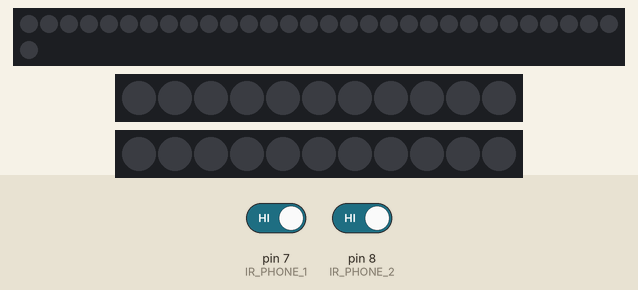
Bench run of a sketch on a simulated Arduino Uno, built with avr-gcc and run on an emulated ATmega328P. Parts: 31 RGB LEDs in strip order, left to right, continuing on the next row, 2 × 11 RGB LEDs in strip order, left to right. The inputs (shaded band) are chosen by the test bench; at power-on: pin 7 (IR_PHONE_1) HIGH, pin 8 (IR_PHONE_2) HIGH. Dim RGB values are drawn brighter than linear.

Above: at 4.2 s.
4.3 s: pin 7 (IR_PHONE_1) driven LOW
At 5.0 s:
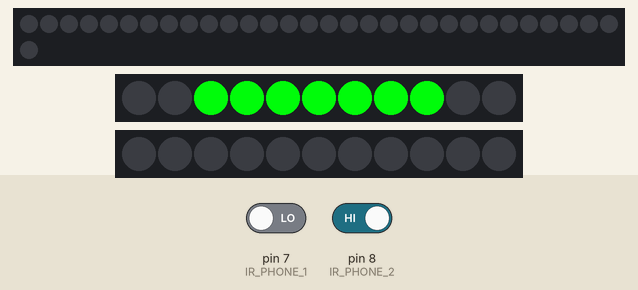
5.8 s: pin 8 (IR_PHONE_2) driven LOW
At 6.3 s:
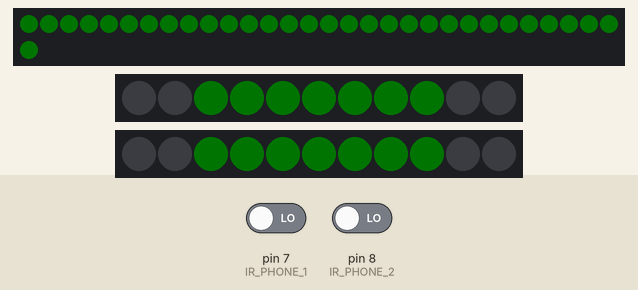
7.3 s: pin 7 (IR_PHONE_1) driven HIGH
At 8.5 s:
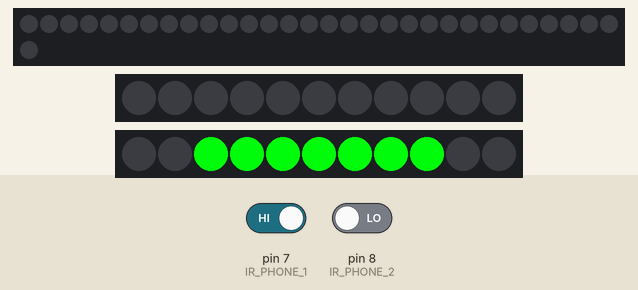
8.8 s: pin 8 (IR_PHONE_2) driven HIGH
At 9.6 s:
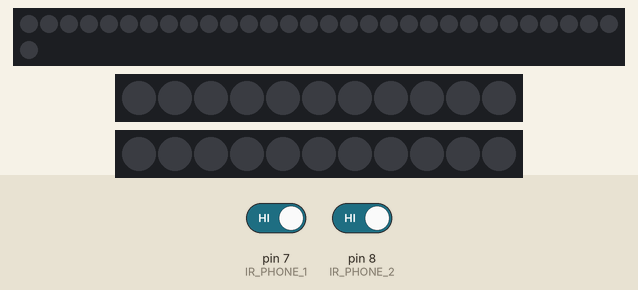
Timing chart, 0 to 11.3 s (numbered marks = the images above; inputs shaded):
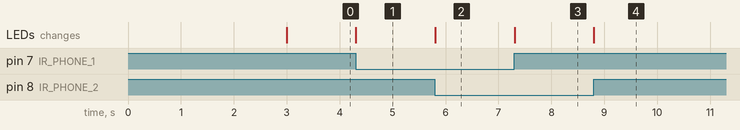

The sketch:

plant.ino
```cpp
/*---- LEDs Strip ----*/
#include <FastLED.h>
#if defined(FASTLED_VERSION) && (FASTLED_VERSION < 3001000)
#warning "Requires FastLED 3.1 or later; check github for latest code."
#endif

#define COLOR_ORDER GRB
// Define a type of LED strips
#define LED_TYPE    WS2811
// Define digital pins that LED strips are connected to:
#define DATA_PIN_PLANT    4
#define DATA_PIN_PHONE_1    5
#define DATA_PIN_PHONE_2    6
// Define arrays for each LED strip"
const int NUM_LEDS_LONG = 31;
const int NUM_LEDS_SHORT = 11;
CRGB plant_led[NUM_LEDS_LONG];
CRGB phone_1[NUM_LEDS_SHORT];
CRGB phone_2[NUM_LEDS_SHORT];
// Define variable to increment luminosity and change hue
int intensity = 50;
int hue = 100;


/*---- IR Sensors ----*/
const int IR_PHONE_1 = 7;
const int IR_PHONE_2 = 8;

/*---- Time Control ----*/
unsigned long prevMs = 0;
int delayIncreaseIntensity = 2000;
int delayChangeHue = 4000;


void graduallyIncreaseIntensity() {
  unsigned long nowMs = millis();
  if (nowMs > prevMs + delayIncreaseIntensity) {
    if (intensity < 255) {
      intensity++;
      prevMs = nowMs;
    }
  }
  FastLED.show();
}

void lightJustPhoneSlot(int phone_one, int phone_two) {
  for (int i = 2 ; i < 9; i++) {
    phone_1[i] = CHSV(100, 255, phone_one);
    phone_2[i] = CHSV(100, 255, phone_two);
  }
  for (int i = 0; i < 31; i++) {
    plant_led[i] = CHSV(100, 255, 0);
  }
  FastLED.show();
}

void setLedsColor(int newHue = 100) {
  for (int i = 0; i < 31; i++) {
    plant_led[i] = CHSV(newHue, 255, intensity);
  }
  for (int i = 2 ; i < 9; i++) {
    phone_1[i] = CHSV(newHue, 255, intensity);
    phone_2[i] = CHSV(newHue, 255, intensity);
  }
}

void changeColorOnMaxIntensity() {
  unsigned long nowMs = millis();
  if (nowMs > prevMs + delayChangeHue) {
    if (intensity == 255) {
      // Reset hue to 1 if it reaches 255
      hue = hue == 255 ? 1 : hue;
      setLedsColor(hue);
      prevMs = nowMs;
    }
  }
  FastLED.show();
}

void setup() {
  // LEDs
  FastLED.addLeds<LED_TYPE, DATA_PIN_PLANT, COLOR_ORDER>(plant_led, NUM_LEDS_LONG).setCorrection(TypicalLEDStrip);
  FastLED.addLeds<LED_TYPE, DATA_PIN_PHONE_1, COLOR_ORDER>(phone_1, NUM_LEDS_SHORT).setCorrection(TypicalLEDStrip);
  FastLED.addLeds<LED_TYPE, DATA_PIN_PHONE_2, COLOR_ORDER>(phone_2, NUM_LEDS_SHORT).setCorrection(TypicalLEDStrip);
  // 3 seconds delay for recovery
  delay(3000);

  // IR Sensors
  pinMode(IR_PHONE_1, INPUT);
  pinMode(IR_PHONE_2, INPUT);
}

void loop() {
  if (!digitalRead(IR_PHONE_1) && !digitalRead(IR_PHONE_2)) {
    setLedsColor();
    graduallyIncreaseIntensity();
    changeColorOnMaxIntensity();
  } else if (!digitalRead(IR_PHONE_1) && digitalRead(IR_PHONE_2)) {
    lightJustPhoneSlot(255, 0);
  } else if (digitalRead(IR_PHONE_1) && !digitalRead(IR_PHONE_2)) {
    lightJustPhoneSlot(0, 255);
  } else {
    intensity = 0;
    setLedsColor();
    FastLED.show();
  }
}
```

Measured:
- after the input at 4.3 s, the LEDs: change at once (image 1)
- after the input at 5.8 s, the LEDs: first change at once (image 2 shows a later state)
- after the input at 7.3 s, the LEDs: change at once (image 3)
- after the input at 8.8 s, the LEDs: change at once (image 4)
